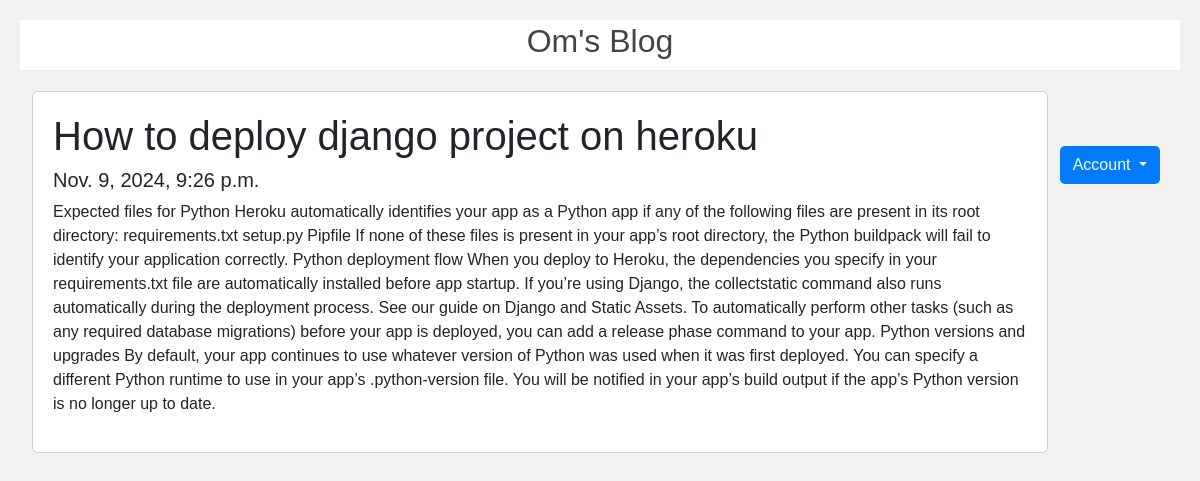
/posts/1, run on the app's committed database.
### posts/models.py (models this page shows)
class Posts(models.Model):
    title = models.CharField(max_length=100)
    body = models.CharField(max_length=10000000)
    created_at = models.DateTimeField(default=datetime.now, blank=True)

### posts/views.py (the view)
# urls.py: path('',include('posts.urls')),
def posts(request, pk):
    pos = Posts.objects.get(id=pk)
    return render(request, 'posts.html', {'posts': pos})

### templates/posts.html (shortened to what this page needs)
<!DOCTYPE html>
<html>
<head>
<link href="assets/css/main.css" rel="stylesheet">
<link href="https://cdn.jsdelivr.net/npm/bootstrap@5.3.0/dist/css/bootstrap.min.css" rel="stylesheet">
</head>
<body>
<div class="header">
  <h2>Om's Blog</h2>
</div>
<div class="dropdown">
  <button class="btn btn-getstarted dropdown-toggle" type="button" data-bs-toggle="dropdown" aria-expanded="false">
    Account
  </button>
</div>
<div class="row">
  <div class="leftcolumn">
    <div class="card">
        <h1>{{posts.title}}</h1>
        <h5>{{posts.created_at}}</h5>
        <p>{{posts.body}}</p>
    </div>
  </div>
</div>
</body>
</html>

### static/assets/css/main.css (style rules this page uses)
:root { --default-font: "Roboto", system-ui, -apple-system, "Segoe UI", Roboto, "Helvetica Neue", Arial, "Noto Sans", "Liberation Sans", sans-serif, "Apple Color Emoji", "Segoe UI Emoji", "Segoe UI Symbol", "Noto Color Emoji"; --heading-font: "Raleway", sans-serif; --nav-font: "Poppins", sans-serif; }
:root { --background-color: #ffffff; --default-color: #444444; --heading-color: #124265; --accent-color: #2487ce; --surface-color: #ffffff; --contrast-color: #ffffff; }
:root { --nav-color: #124265; --nav-hover-color: #2487ce; --nav-mobile-background-color: #ffffff; --nav-dropdown-background-color: #ffffff; --nav-dropdown-color: #124265; --nav-dropdown-hover-color: #2487ce; }
:root { scroll-behavior: smooth; }
body { color: var(--default-color); background-color: var(--background-color); font-family: var(--default-font); }
h1, h2, h3, h4, h5, h6 { color: var(--heading-color); font-family: var(--heading-font); }
.header { color: var(--default-color); background-color: var(--background-color); padding: 20px 0; transition: all 0.5s; z-index: 997; border-bottom: 1px solid color-mix(in srgb, var(--accent-color), transparent 85%); }

### templates/posts.html (style rules this page uses)
* { box-sizing: border-box; }
body { font-family: Arial; padding: 20px; background: #f1f1f1; }
.header { padding: 2px; font-size: 40px; text-align: center; background: white; }
.leftcolumn { float: left; width: 100%; }
.card { background-color: white; padding: 20px; margin-top: 20px; }
.row:after { content: ""; display: table; clear: both; }
.btn-getstarted { color: white; background-color: #007bff; border-radius: 5px; float: right; margin-right: 20px; margin-top: 75px; }

### data on the page
Posts: title "How to deploy django project on heroku", created_at "Nov. 9, 2024, 9:26 p.m.", body "Expected files for Python Heroku automatically identifies your app as a Python app if any of the following files are present in its root directory: requirements.txt setup.py Pipfile If none of these files is present in your app’s root directory, the Python buildpack will fail to identify your application correctly. Python deployment flow When you deploy to Heroku, the dependencies you specify in your requirements.txt file are automatically installed before app startup. If you’re using Django, the collectstatic command also runs automatically during the deployment process. See our guide on Django and Static Assets. To automatically perform other tasks (such as any required database…"
